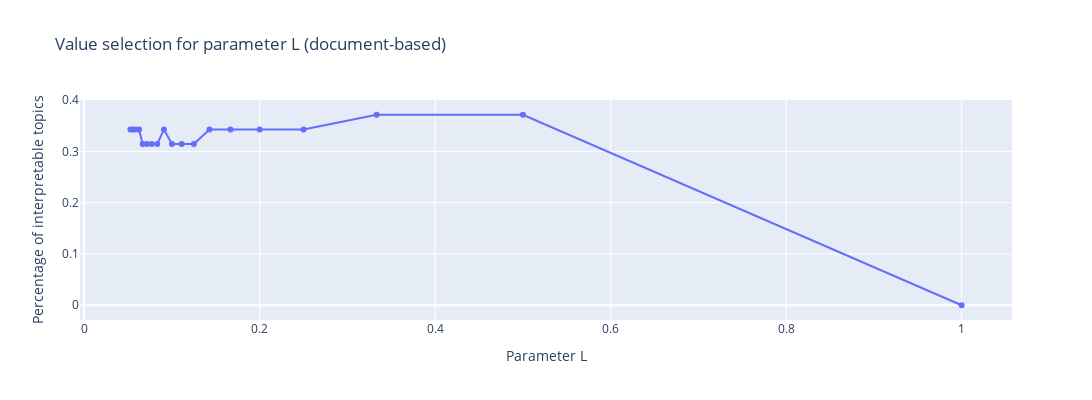

Notebook cell for this chart:
### Markdown cell above
The following chart shows that the percentage of potentially interpretable topics for “high enough” levels of L is not large enough, so the paragraph-based interpretation can be explored.

### Code cell
list_perc1 = []
for i in list_L:
    num = perc(i, df_topic_distribution)
    list_perc1.append(num)

df_L1 = pd.DataFrame({'Parameter L': list_L, 'Percentage of interpretable topics': list_perc1})
fig_L1 = px.line(df_L1, x = 'Parameter L', y="Percentage of interpretable topics", title = 'Value selection for parameter L (document-based)')
fig_L1.update_layout(autosize=False, width=1200, height=400)
fig_L1.update_traces(mode = "lines + markers")
fig_L1.show()

### Figure 1 — Plotly figure (JSON) as saved in the notebook; plotly's stock layout.template omitted (floating-point values rounded to 4 significant figures)
{"data": [{"hovertemplate": "Parameter L=%{x}<br>Percentage of interpretable topics=%{y}<extra></extra>", "legendgroup": "", "line": {"color": "#636efa", "dash": "solid"}, "mode": "lines+markers", "name": "", "orientation": "v", "showlegend": false, "type": "scatter", "x": [1, 0.5, 0.3333, 0.25, 0.2, 0.1667, 0.1429, 0.125, 0.1111, 0.1, 0.09091, 0.08333, 0.07692, 0.07143, 0.06667, 0.0625, 0.05882, 0.05556, 0.05263], "xaxis": "x", "y": [0, 0.3714, 0.3714, 0.3429, 0.3429, 0.3429, 0.3429, 0.3143, 0.3143, 0.3143, 0.3429, 0.3143, 0.3143, 0.3143, 0.3143, 0.3429, 0.3429, 0.3429, 0.3429], "yaxis": "y"}], "layout": {"autosize": false, "height": 400, "legend": {"tracegroupgap": 0}, "title": {"text": "Value selection for parameter L (document-based)"}, "width": 1200, "xaxis": {"anchor": "y", "domain": [0, 1], "title": {"text": "Parameter L"}}, "yaxis": {"anchor": "x", "domain": [0, 1], "title": {"text": "Percentage of interpretable topics"}}}}
